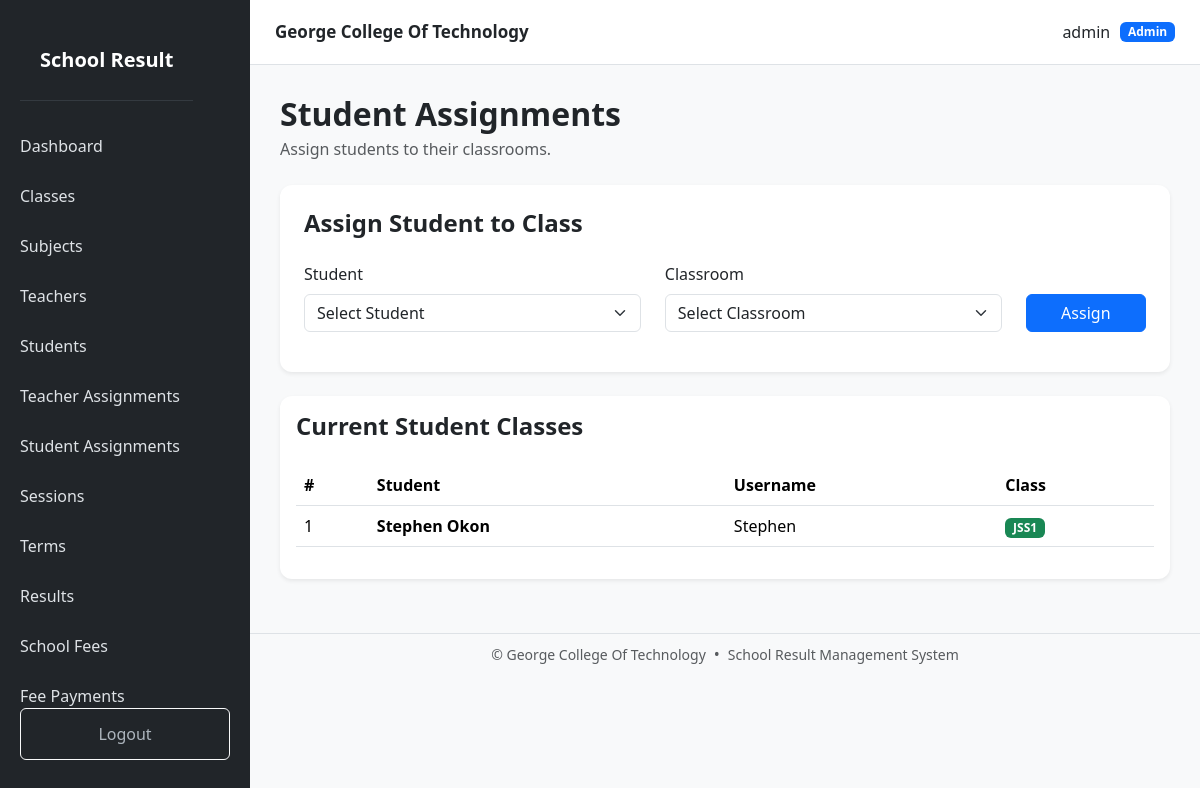
The page /students/assignments (signed in) on the database its author committed.
### models.py (models this page shows, shortened)
class User(UserMixin, db.Model):
    __tablename__ = "users"
    id = db.Column(
        db.Integer,
        primary_key=True
    )
    username = db.Column(
        db.String(100),
        unique=True,
        nullable=False
    )
    password_hash = db.Column(
        db.String(255),
        nullable=False
    )
    role = db.Column(
        db.String(20),
        nullable=False,
        default="student"
    )
    is_active = db.Column(
        db.Boolean,
        default=True
    )
    teacher = db.relationship(
        "Teacher",
        back_populates="user",
        uselist=False
    )
    student = db.relationship(
        "Student",
        back_populates="user",
        uselist=False
    )

class Student(db.Model):
    __tablename__ = "students"
    id = db.Column(
        db.Integer,
        primary_key=True
    )
    user_id = db.Column(
        db.Integer,
        db.ForeignKey("users.id"),
        unique=True,
        nullable=False
    )
    name = db.Column(
        db.String(150),
        nullable=False
    )
    parent_name = db.Column(
        db.String(150)
    )
    age = db.Column(
        db.Integer
    )
    phone = db.Column(
        db.String(30)
    )
    classroom_id = db.Column(
        db.Integer,
        db.ForeignKey("classrooms.id"),
        nullable=True
    )
    is_active = db.Column(
        db.Boolean,
        default=True
    )
    user = db.relationship(
        "User",
        back_populates="student"
    )
    classroom = db.relationship(
        "Classroom",
        back_populates="students"
    )
    results = db.relationship(
        "Result",
        back_populates="student",
        cascade="all, delete-orphan"
    )

class Classroom(db.Model):
    __tablename__ = "classrooms"
    id = db.Column(
        db.Integer,
        primary_key=True
    )
    name = db.Column(
        db.String(100),
        unique=True,
        nullable=False
    )
    created_at = db.Column(
        db.DateTime,
        server_default=db.func.now()
    )
    students = db.relationship(
        "Student",
        back_populates="classroom"
    )
    teacher_assignments = db.relationship(
        "TeacherAssignment",
        back_populates="classroom",
        cascade="all, delete-orphan"
    )
    results = db.relationship(
        "Result",
        back_populates="classroom"
    )

### routes/student.py (the view, shortened to what this page needs)
@student.route(
    "/assignments",
    methods=["GET", "POST"]
)
@login_required
def student_assignments():
    students = Student.query.order_by(
        Student.name
    ).all()
    classrooms = Classroom.query.order_by(
        Classroom.name
    ).all()
    return render_template(
        "student/assignments.html",
        students=students,
        classrooms=classrooms
    )

### templates/student/assignments.html (shortened to what this page needs)
{% extends "base.html" %}
{% block content %}
<div class="d-flex justify-content-between align-items-center mb-4">
    <div>
        <h2 class="fw-bold mb-1">
            Student Assignments
        </h2>
        <p class="text-muted mb-0">
            Assign students to their classrooms.
        </p>
    </div>
</div>
<div class="card shadow-sm border-0 mb-4">
    <div class="card-body p-4">
        <h4 class="fw-bold mb-4">
            Assign Student to Class
        </h4>
        <form method="POST">
            <div class="row">
                <div class="col-md-5 mb-3">
                    <label class="form-label">
                        Student
                    </label>
                    <select
                        name="student_id"
                        class="form-select"
                        required
                    >
                        <option value="">
                            Select Student
                        </option>
                    </select>
                </div>
                <div class="col-md-5 mb-3">
                    <label class="form-label">
                        Classroom
                    </label>
                    <select
                        name="classroom_id"
                        class="form-select"
                        required
                    >
                        <option value="">
                            Select Classroom
                        </option>
                    </select>
                </div>
                <div class="col-md-2 mb-3 d-flex align-items-end">
                    <button
                        type="submit"
                        class="btn btn-primary w-100"
                    >
                        Assign
                    </button>
                </div>
            </div>
        </form>
    </div>
</div>
<div class="card shadow-sm border-0">
    <div class="card-body">
        <h4 class="fw-bold mb-4">
            Current Student Classes
        </h4>
        <div class="table-responsive">
            <table class="table table-hover align-middle">
                <thead>
                    <tr>
                        <th>#</th>
                        <th>
                            Student
                        </th>
                        <th>
                            Username
                        </th>
                        <th>
                            Class
                        </th>
                    </tr>
                </thead>
                <tbody>
                    {% for student in students %}
                    <tr>
                        <td>
                            {{ loop.index }}
                        </td>
                        <td>
                            <strong>
                                {{ student.name }}
                            </strong>
                        </td>
                        <td>
                            {{ student.user.username }}
                        </td>
                        <td>
                            {% if student.classroom %}
                            <span class="badge bg-success">
                                {{ student.classroom.name }}
                            </span>
                            {% else %}
                            <span class="badge bg-secondary">
                                No Class
                            </span>
                            {% endif %}
                        </td>
                    </tr>
                    {% endfor %}
                </tbody>
            </table>
        </div>
    </div>
</div>
{% endblock %}

### templates/base.html (shortened to what this page needs)
<!DOCTYPE html>
<html lang="en">
<head>
    <link
        href="https://cdn.jsdelivr.net/npm/bootstrap@5.3.3/dist/css/bootstrap.min.css"
        rel="stylesheet"
    >
    <link
        rel="stylesheet"
        href="{{ url_for('static', filename='css/style.css') }}"
    >
</head>
<body>
{% if current_user.is_authenticated %}
<div
    class="sidebar"
    id="sidebar"
>
    <div class="sidebar-header">
        <div class="brand">
            School Result
        </div>
    </div>
    {% if current_user.role == "admin" %}
        <a href="{{ url_for('dashboard.index') }}">
            Dashboard
        </a>
        <a href="{{ url_for('classroom.list_classrooms') }}">
            Classes
        </a>
        <a href="{{ url_for('subject.list_subjects') }}">
            Subjects
        </a>
        <a href="{{ url_for('teacher.list_teachers') }}">
            Teachers
        </a>
        <a href="{{ url_for('student.list_students') }}">
            Students
        </a>
        <a href="{{ url_for('assignment.list_assignments') }}">
            Teacher Assignments
        </a>
        <a href="{{ url_for('student.student_assignments') }}">
            Student Assignments
        </a>
        <a href="{{ url_for('session.list_sessions') }}">
            Sessions
        </a>
        <a href="{{ url_for('term.list_terms') }}">
            Terms
        </a>
        <a href="{{ url_for('result.list_results') }}">
            Results
        </a>
        <a href="{{ url_for('fee.school_fees') }}">
            School Fees
        </a>
        <a href="{{ url_for('payment.fee_payments') }}">
            Fee Payments
        </a>
    {% endif %}
    <div class="logout">
        <a
            href="{{ url_for('auth.logout') }}"
            class="btn btn-outline-light w-100"
        >
            Logout
        </a>
    </div>
</div>
<div class="main-content">
    <div class="page-wrapper">
        <div class="topbar">
            <strong class="topbar-title">
                George College Of Technology
            </strong>
            <div class="topbar-user">
                <span>
                    {{ current_user.username }}
                </span>
                <span class="badge bg-primary">
                    {{ current_user.role|capitalize }}
                </span>
            </div>
        </div>
        <main class="content">
            {% block content %}
            {% endblock %}
        </main>
        <footer
            class="no-print border-top bg-light mt-4 py-2"
        >
            <div
                class="container-fluid d-flex justify-content-center align-items-center flex-wrap gap-2"
            >
                <small class="text-muted">
                    &copy; {{ current_year }}
                    George College Of Technology
                </small>
                <span class="text-muted">
                    •
                </span>
                <small class="text-muted">
                    School Result Management System
                </small>
            </div>
        </footer>
    </div>
</div>
{% else %}
<!-- =========================================================
     PUBLIC / AUTH PAGES
========================================================= -->
{% block auth_content %}
{% endblock %}
{% endif %}
</body>
</html>

### static/css/style.css (style rules this page uses)
body { background: #f5f7fb; }
.sidebar { width: 250px; min-height: 100vh; background: #212529; position: fixed; left: 0; top: 0; bottom: 0; }
.brand { color: white; font-size: 22px; font-weight: bold; padding: 25px 20px; border-bottom: 1px solid #343a40; }
.sidebar a { display: block; color: #adb5bd; text-decoration: none; padding: 13px 20px; }
.logout { position: absolute; bottom: 20px; width: 100%; padding: 0 20px; }
.main-content { margin-left: 250px; min-height: 100vh; }
.topbar { background: white; padding: 18px 30px; border-bottom: 1px solid #ddd; display: flex; justify-content: space-between; }
.content { padding: 30px; }
.card { border: none; border-radius: 12px; }
body { margin: 0; background: #f8f9fa; }
.sidebar { position: fixed; top: 0; left: 0; width: 250px; height: 100vh; background: #212529; color: white; z-index: 1050; display: flex; flex-direction: column; overflow-y: auto; }
.sidebar-header { display: flex; align-items: center; justify-content: space-between; padding: 20px; }
.brand { font-size: 20px; font-weight: bold; }
.sidebar > a { display: block; color: #dee2e6; text-decoration: none; padding: 13px 20px; transition: 0.2s; }
.logout { margin-top: auto; padding: 20px; }
.topbar { height: 65px; background: white; border-bottom: 1px solid #dee2e6; display: flex; align-items: center; justify-content: space-between; padding: 0 25px; position: sticky; top: 0; z-index: 1000; }
.topbar-title { font-size: 17px; }
.topbar-user { display: flex; align-items: center; gap: 10px; }

### rows shown on the page
User: username "admin", role "Admin"
Student: name "Stephen Okon", user.username "Stephen", classroom.name "JSS1"
